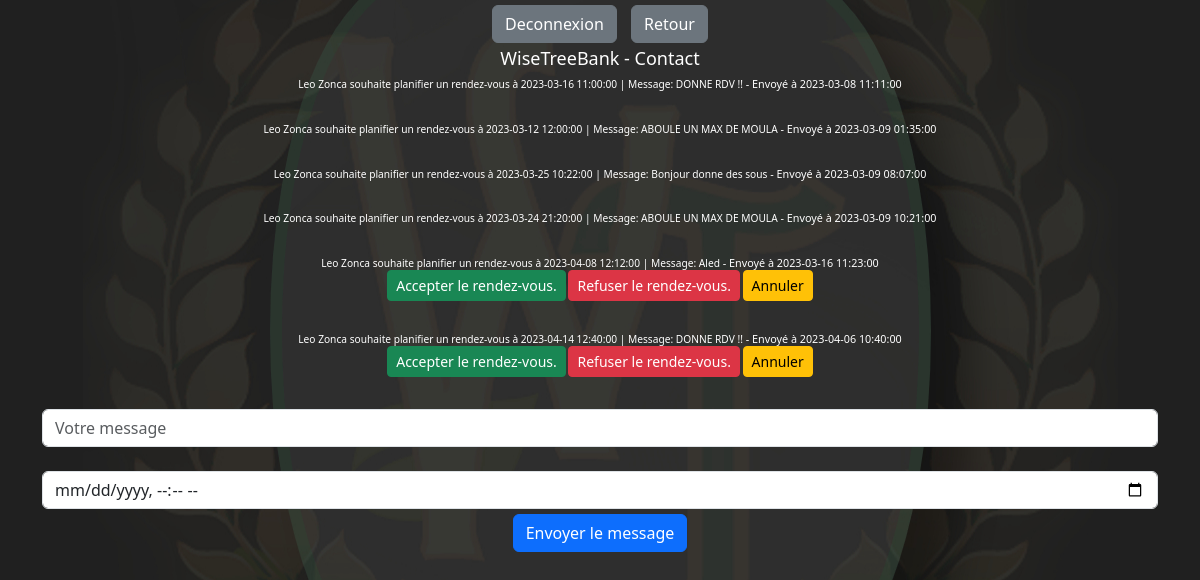
Page /contact.php (signed in) on the earlier database version.
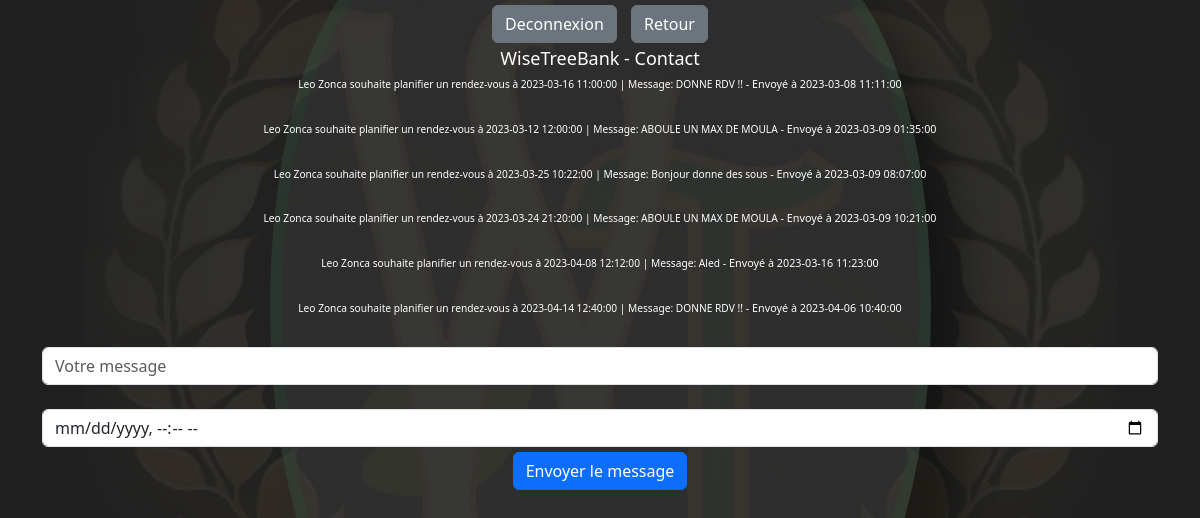
Same page on the later database version.
### tables this page shows
CREATE TABLE IF NOT EXISTS `chat` (
  `idmsg` int NOT NULL AUTO_INCREMENT,
  `envoyeurid` varchar(255) NOT NULL,
  `destinataireid` varchar(255) NOT NULL,
  `chat` varchar(255) NOT NULL,
  `daterdv` datetime NOT NULL,
  `time` datetime NOT NULL,
  `requeststatus` tinyint NOT NULL DEFAULT '0',
  PRIMARY KEY (`idmsg`),
  KEY `FK_users_chat` (`envoyeurid`),
  KEY `FK_chat_conseiller` (`destinataireid`)
);

CREATE TABLE IF NOT EXISTS `users` (
  `userid` varchar(255) NOT NULL,
  `nom` varchar(255) NOT NULL,
  `prenom` varchar(255) NOT NULL,
  `date_naissance` date NOT NULL,
  `password` varchar(255) NOT NULL,
  `mail` varchar(255) NOT NULL,
  `tel` varchar(255) NOT NULL,
  `idconseiller` varchar(255) DEFAULT NULL,
  `permissions` int NOT NULL DEFAULT '0',
  PRIMARY KEY (`userid`),
  KEY `FK_users_perms` (`permissions`)
);

### contact.php (the view, shortened to what this page needs)
<?php
    $bdd = new PDO('mysql:host=localhost;dbname=wisebankdb;charset=utf8', 'root','');
function displaymessage(){
    global $bdd;
    $user = $_SESSION['userid'];
    $requetedata = "SELECT * FROM chat WHERE destinataireid = ?";
    $requetedata = $bdd->prepare($requetedata);
    $requetedata->execute(array($user));
    $requete = "SELECT * FROM users WHERE userid IN (SELECT envoyeurid FROM chat WHERE destinataireid = ?);";
    $requete = $bdd->prepare($requete);
    $requete->execute(array($user));
    $data = $requete->fetch();
    while($datamsg = $requetedata->fetch())
{
    echo "<h2>" . $data['prenom'] . " " . $data['nom'] . " souhaite planifier un rendez-vous à " . $datamsg['daterdv'] . " | Message: " . $datamsg['chat'] .
    "<small> - Envoyé à " . $datamsg['time'] . "</small>";
    if ($datamsg['requeststatus'] == 0) {
        echo"<form method='post' action='contact.php'>
        <button type='submit' name='accept' value='" . $datamsg['idmsg'] . "' class='btn btn-success btn-sm'>Accepter le rendez-vous.<br></button>
        <button type='submit' name='deny' value='" . $datamsg['idmsg'] . "' class='btn btn-danger btn-sm'>Refuser le rendez-vous.</button>
        <button type='submit' name='cancel' value='" . $datamsg['idmsg'] . "' class='btn btn-warning btn-sm'>Annuler</button>
        </form>";
    }
    echo"</h2><br>";
}
            $data = $requete->fetch(); ?>
            <?php
}
?>
<!DOCTYPE html>
<html lang="fr">
    <head>
        <link href="https://cdn.jsdelivr.net/npm/bootstrap@5.3.0-alpha1/dist/css/bootstrap.min.css" rel="stylesheet">
        <link rel="stylesheet" type="text/css" href="css/style.css">
    </head>
    <body>
    <div class="navbar-nav">
                <form method="POST" action="lescomptes.php">
                    <button name="Deco" class="btn btn-secondary">Deconnexion</button>
                    <button name="retour" class="btn btn-secondary">Retour</button>
                </form>
            </div>
        <div class="container">
                <h1>
                    WiseTreeBank - Contact
                </h1>
                <?php
                    displaymessage();
                ?>
                <form method="POST" action="contact.php" >
                <div class="form-group">
                    <input type="text" name="usermessage" class="form-control" placeholder="Votre message"><br>
                    <input type="datetime-local" name="rdvtime" class="form-control" min=" <?= date('y-m-d h:i') ?>">
                    <button name="submit" class="btn btn-primary">Envoyer le message</button>
                </div>
                </form>
            </div>
    </body>
</html>

### css/style.css (style rules this page uses)
body { background-image: url("../background.png"); height: 100%; background-position-y: 40%; background-position-x: 50%; text-align: center; }
h1 { font-size: 1.5vw; text-align: center; }
h2 { font-size: 0.85vw; text-align: center; }
small { font-size: 0.9vw; }
button { width: fit-content; font-size: 0.9vw; }
.container { color: white; }
.btn.btn-primary { margin: 5px; }
.btn.btn-secondary { margin: 5px; }

Differences in the rows shown:
changed chat "Aled": no longer shows "Accepter le rendez-vous. Refuser le rendez-vous. Annuler"
changed chat (number 6 of 6 on the later page): no longer shows "Accepter le rendez-vous. Refuser le rendez-vous. Annuler"
